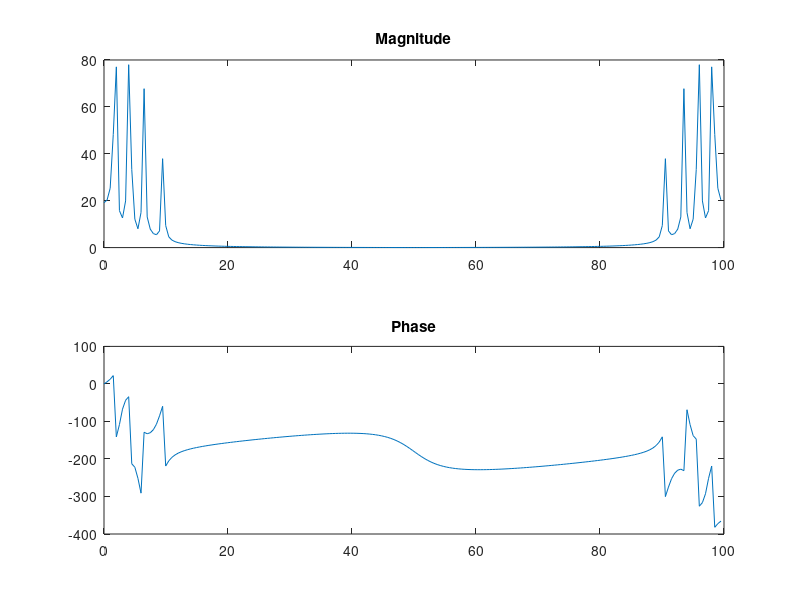

The MATLAB script that drew this image:


t = [0:0.005:1];
x = sin(t*23) + 0.9*sin(t*52) + .7*sin(t*80) + .4*sin(t*120);

y = fft(x);

f = (0:length(y)-1)*100/length(y); 

subplot(2,1,1)
plot(f,abs(y))
title('Magnitude')

subplot(2,1,2)
plot(f,unwrap(angle(y))*180/pi)
title('Phase')